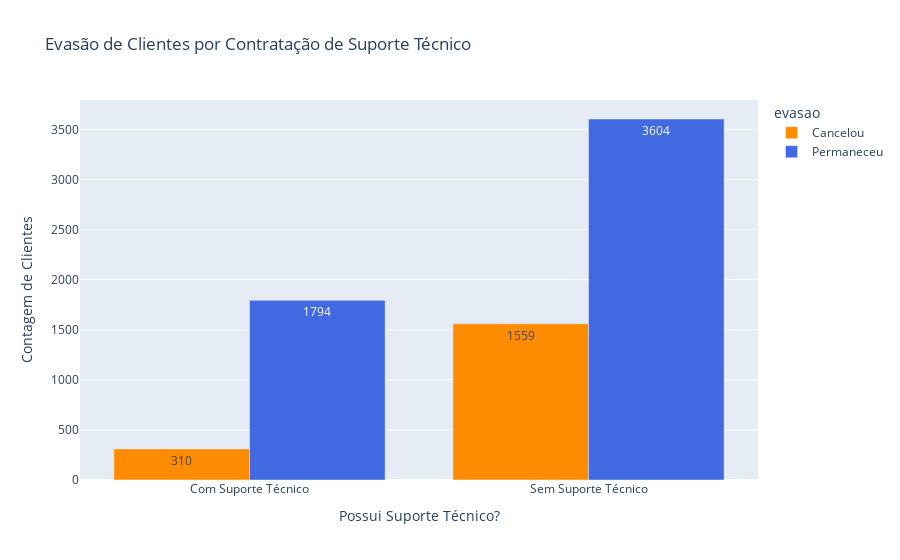

The notebook cell this image was saved under:
### Code cell
#Evasão por Suporte Técnico
df_plot_suporte = df_final.copy()
df_plot_suporte['evasao'] = df_plot_suporte['evasao'].map({1: 'Cancelou', 0: 'Permaneceu'})


df_plot_suporte['suporte_tecnico'] = df_plot_suporte['suporte_tecnico'].map({1: 'Com Suporte Técnico', 0: 'Sem Suporte Técnico'})


df_agrupado_suporte = df_plot_suporte.groupby(['suporte_tecnico', 'evasao']).size().reset_index(name='Contagem')


fig_suporte = px.bar(
    df_agrupado_suporte,
    x='suporte_tecnico',
    y='Contagem',
    color='evasao',
    barmode='group',
    title='Evasão de Clientes por Contratação de Suporte Técnico',
    text_auto=True,
    color_discrete_map={'Permaneceu': 'royalblue', 'Cancelou': 'darkorange'}
)
fig_suporte.update_layout(xaxis_title='Possui Suporte Técnico?', yaxis_title='Contagem de Clientes')

fig_suporte.write_image("imagens/grafico_evasao_por_suporte.png")
fig_suporte.show()

### Figure 1 — Plotly figure (JSON) as saved in the notebook; plotly's stock layout.template omitted (floating-point values rounded to 4 significant figures)
{"data": [{"alignmentgroup": "True", "hovertemplate": "evasao=Cancelou<br>suporte_tecnico=%{x}<br>Contagem=%{y}<extra></extra>", "legendgroup": "Cancelou", "marker": {"color": "darkorange", "pattern": {"shape": ""}}, "name": "Cancelou", "offsetgroup": "Cancelou", "orientation": "v", "showlegend": true, "textposition": "auto", "texttemplate": "%{y}", "type": "bar", "x": ["Com Suporte Técnico", "Sem Suporte Técnico"], "xaxis": "x", "y": [310, 1559], "yaxis": "y"}, {"alignmentgroup": "True", "hovertemplate": "evasao=Permaneceu<br>suporte_tecnico=%{x}<br>Contagem=%{y}<extra></extra>", "legendgroup": "Permaneceu", "marker": {"color": "royalblue", "pattern": {"shape": ""}}, "name": "Permaneceu", "offsetgroup": "Permaneceu", "orientation": "v", "showlegend": true, "textposition": "auto", "texttemplate": "%{y}", "type": "bar", "x": ["Com Suporte Técnico", "Sem Suporte Técnico"], "xaxis": "x", "y": [1794, 3604], "yaxis": "y"}], "layout": {"barmode": "group", "legend": {"title": {"text": "evasao"}, "tracegroupgap": 0}, "title": {"text": "Evasão de Clientes por Contratação de Suporte Técnico"}, "xaxis": {"anchor": "y", "domain": [0, 1], "title": {"text": "Possui Suporte Técnico?"}}, "yaxis": {"anchor": "x", "domain": [0, 1], "title": {"text": "Contagem de Clientes"}}}}
